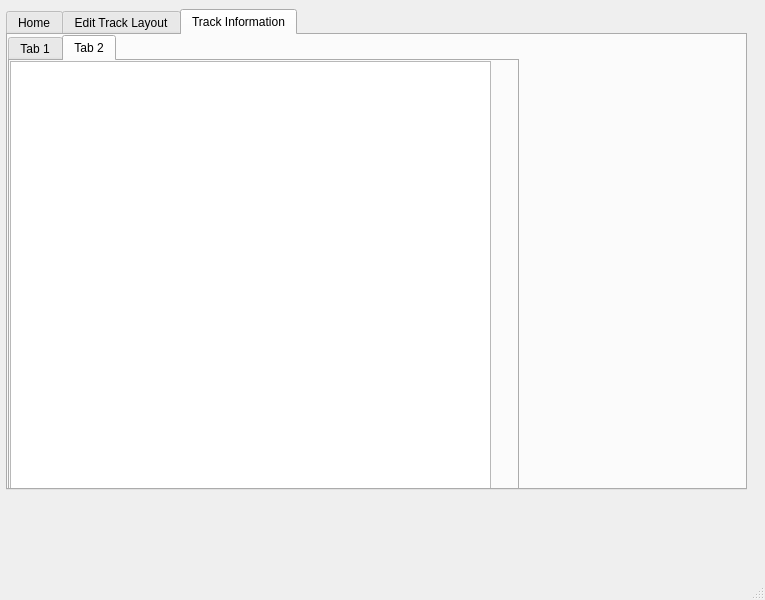
<?xml version="1.0" encoding="UTF-8"?>
<ui version="4.0">
 <class>MainWindow</class>
 <widget class="QMainWindow" name="MainWindow">
  <property name="geometry">
   <rect>
    <x>0</x>
    <y>0</y>
    <width>765</width>
    <height>600</height>
   </rect>
  </property>
  <property name="windowTitle">
   <string>MainWindow</string>
  </property>
  <widget class="QWidget" name="centralwidget">
   <widget class="QTabWidget" name="tabWidget">
    <property name="geometry">
     <rect>
      <x>6</x>
      <y>9</y>
      <width>741</width>
      <height>481</height>
     </rect>
    </property>
    <property name="currentIndex">
     <number>2</number>
    </property>
    <widget class="QWidget" name="Home">
     <attribute name="title">
      <string>Home</string>
     </attribute>
    </widget>
    <widget class="QWidget" name="edit">
     <attribute name="title">
      <string>Edit Track Layout</string>
     </attribute>
     <widget class="QTextBrowser" name="textBrowser">
      <property name="geometry">
       <rect>
        <x>220</x>
        <y>140</y>
        <width>256</width>
        <height>41</height>
       </rect>
      </property>
      <property name="html">
       <string>&lt;!DOCTYPE HTML PUBLIC &quot;-//W3C//DTD HTML 4.0//EN&quot; &quot;http://www.w3.org/TR/REC-html40/strict.dtd&quot;&gt;
&lt;html&gt;&lt;head&gt;&lt;meta name=&quot;qrichtext&quot; content=&quot;1&quot; /&gt;&lt;style type=&quot;text/css&quot;&gt;
p, li { white-space: pre-wrap; }
&lt;/style&gt;&lt;/head&gt;&lt;body style=&quot; font-family:'MS Shell Dlg 2'; font-size:8pt; font-weight:400; font-style:normal;&quot;&gt;
&lt;p align=&quot;center&quot; style=&quot; margin-top:0px; margin-bottom:0px; margin-left:0px; margin-right:0px; -qt-block-indent:0; text-indent:0px;&quot;&gt;&lt;span style=&quot; font-size:18pt; font-weight:600;&quot;&gt;Edit Track Layout&lt;/span&gt;&lt;/p&gt;&lt;/body&gt;&lt;/html&gt;</string>
      </property>
     </widget>
     <widget class="QPushButton" name="pushButton">
      <property name="geometry">
       <rect>
        <x>110</x>
        <y>260</y>
        <width>101</width>
        <height>41</height>
       </rect>
      </property>
      <property name="text">
       <string>Add New Track</string>
      </property>
     </widget>
     <widget class="QPushButton" name="pushButton_2">
      <property name="geometry">
       <rect>
        <x>290</x>
        <y>260</y>
        <width>111</width>
        <height>41</height>
       </rect>
      </property>
      <property name="text">
       <string>Edit Existing Track</string>
      </property>
     </widget>
     <widget class="QPushButton" name="pushButton_3">
      <property name="geometry">
       <rect>
        <x>480</x>
        <y>260</y>
        <width>131</width>
        <height>41</height>
       </rect>
      </property>
      <property name="text">
       <string>Remove Existing Track</string>
      </property>
     </widget>
    </widget>
    <widget class="QWidget" name="info">
     <attribute name="title">
      <string>Track Information</string>
     </attribute>
     <widget class="QTabWidget" name="tabWidget_2">
      <property name="geometry">
       <rect>
        <x>0</x>
        <y>0</y>
        <width>511</width>
        <height>461</height>
       </rect>
      </property>
      <property name="currentIndex">
       <number>1</number>
      </property>
      <widget class="QWidget" name="tab">
       <attribute name="title">
        <string>Tab 1</string>
       </attribute>
       <widget class="QTableWidget" name="tableWidget">
        <property name="geometry">
         <rect>
          <x>0</x>
          <y>0</y>
          <width>481</width>
          <height>431</height>
         </rect>
        </property>
       </widget>
      </widget>
      <widget class="QWidget" name="tab_2">
       <attribute name="title">
        <string>Tab 2</string>
       </attribute>
       <widget class="QTableWidget" name="tableWidget_2">
        <property name="geometry">
         <rect>
          <x>0</x>
          <y>0</y>
          <width>481</width>
          <height>431</height>
         </rect>
        </property>
       </widget>
      </widget>
     </widget>
    </widget>
   </widget>
  </widget>
  <widget class="QStatusBar" name="statusbar"/>
 </widget>
 <resources/>
 <connections/>
</ui>
